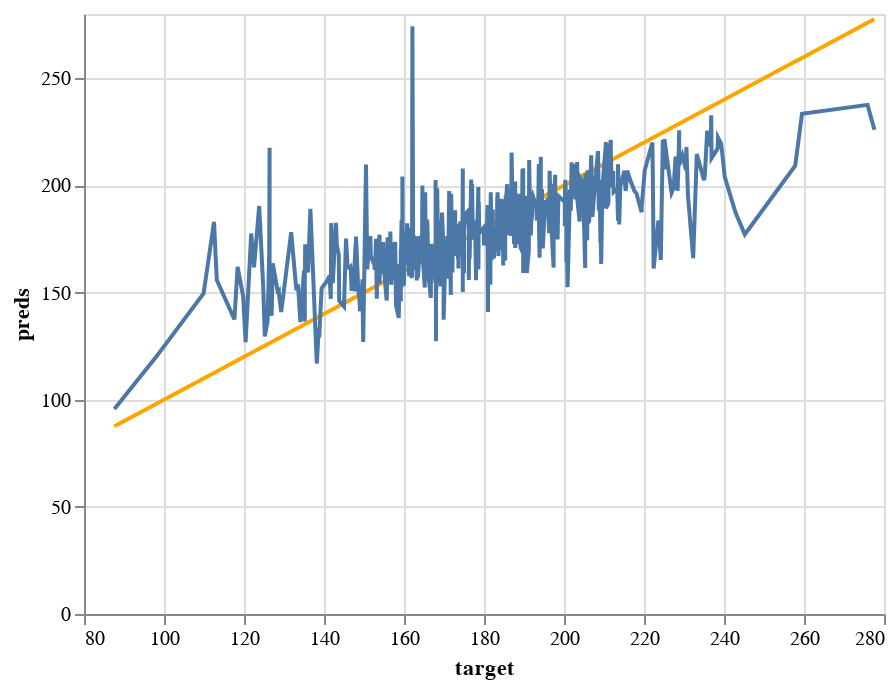

Notebook source saved alongside this figure:
### Markdown cell above
**7.3 Visualising the model's prediction accuracy on validation dataset in a line chart**

### Code cell
original = alt.Chart(pd.DataFrame({'target': y_valid, 'preds': y_valid})).mark_line(color='orange').encode(
    x='target',
    y='preds'
)

prediction = alt.Chart(pd.DataFrame({'target': y_valid, 'preds': y_valid_preds})).mark_line().encode(
    x='target',
    y='preds'
)

original + prediction

### Figure 1 — Vega-Lite specification as saved in the notebook (floating-point values rounded to 4 significant figures; data arrays with more than 128 entries replaced by an {"elided": "..."} marker saying what was removed)
{"config": {"view": {"continuousWidth": 400, "continuousHeight": 300}}, "layer": [{"data": {"name": "data-d8ef22255eefd20c6ed2dd745bcac98e"}, "mark": {"type": "line", "color": "orange"}, "encoding": {"x": {"field": "target", "type": "quantitative"}, "y": {"field": "preds", "type": "quantitative"}}}, {"data": {"name": "data-bd87c7355727efda8fddd8a76bf10d3f"}, "mark": "line", "encoding": {"x": {"field": "target", "type": "quantitative"}, "y": {"field": "preds", "type": "quantitative"}}}], "$schema": "https://vega.github.io/schema/vega-lite/v4.17.0.json", "datasets": {"data-d8ef22255eefd20c6ed2dd745bcac98e": {"elided": "483 records"}, "data-bd87c7355727efda8fddd8a76bf10d3f": {"elided": "483 records"}}}
